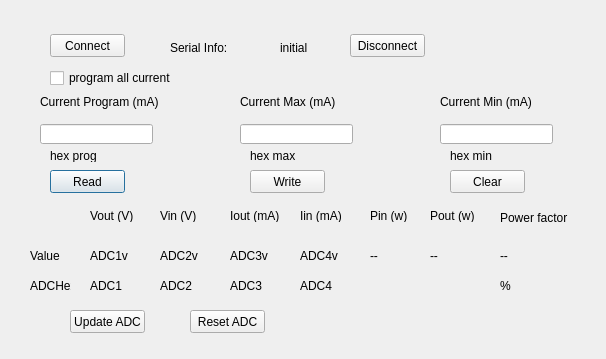
<?xml version="1.0" encoding="UTF-8"?>
<ui version="4.0">
 <class>Dialog</class>
 <widget class="QDialog" name="Dialog">
  <property name="geometry">
   <rect>
    <x>0</x>
    <y>0</y>
    <width>606</width>
    <height>359</height>
   </rect>
  </property>
  <property name="windowTitle">
   <string>GE Driver STM32 GUI</string>
  </property>
  <widget class="QLineEdit" name="lineEdit">
   <property name="geometry">
    <rect>
     <x>40</x>
     <y>124</y>
     <width>113</width>
     <height>20</height>
    </rect>
   </property>
  </widget>
  <widget class="QLabel" name="label">
   <property name="geometry">
    <rect>
     <x>40</x>
     <y>94</y>
     <width>121</width>
     <height>16</height>
    </rect>
   </property>
   <property name="text">
    <string>Current Program (mA)</string>
   </property>
  </widget>
  <widget class="QLabel" name="label_2">
   <property name="geometry">
    <rect>
     <x>240</x>
     <y>94</y>
     <width>111</width>
     <height>16</height>
    </rect>
   </property>
   <property name="text">
    <string>Current Max (mA)</string>
   </property>
  </widget>
  <widget class="QLabel" name="label_3">
   <property name="geometry">
    <rect>
     <x>440</x>
     <y>94</y>
     <width>111</width>
     <height>16</height>
    </rect>
   </property>
   <property name="text">
    <string>Current Min (mA)</string>
   </property>
  </widget>
  <widget class="QLineEdit" name="lineEdit_2">
   <property name="geometry">
    <rect>
     <x>240</x>
     <y>124</y>
     <width>113</width>
     <height>20</height>
    </rect>
   </property>
  </widget>
  <widget class="QLineEdit" name="lineEdit_3">
   <property name="geometry">
    <rect>
     <x>440</x>
     <y>124</y>
     <width>113</width>
     <height>20</height>
    </rect>
   </property>
  </widget>
  <widget class="QPushButton" name="pushButton">
   <property name="geometry">
    <rect>
     <x>50</x>
     <y>170</y>
     <width>75</width>
     <height>23</height>
    </rect>
   </property>
   <property name="text">
    <string>Read</string>
   </property>
  </widget>
  <widget class="QPushButton" name="pushButton_2">
   <property name="geometry">
    <rect>
     <x>250</x>
     <y>170</y>
     <width>75</width>
     <height>23</height>
    </rect>
   </property>
   <property name="text">
    <string>Write</string>
   </property>
  </widget>
  <widget class="QLabel" name="label_4">
   <property name="geometry">
    <rect>
     <x>90</x>
     <y>210</y>
     <width>54</width>
     <height>12</height>
    </rect>
   </property>
   <property name="text">
    <string>Vout (V)</string>
   </property>
  </widget>
  <widget class="QLabel" name="label_5">
   <property name="geometry">
    <rect>
     <x>90</x>
     <y>280</y>
     <width>54</width>
     <height>12</height>
    </rect>
   </property>
   <property name="text">
    <string>ADC1</string>
   </property>
  </widget>
  <widget class="QLabel" name="label_6">
   <property name="geometry">
    <rect>
     <x>160</x>
     <y>210</y>
     <width>54</width>
     <height>12</height>
    </rect>
   </property>
   <property name="text">
    <string>Vin (V)</string>
   </property>
  </widget>
  <widget class="QLabel" name="label_7">
   <property name="geometry">
    <rect>
     <x>160</x>
     <y>280</y>
     <width>54</width>
     <height>12</height>
    </rect>
   </property>
   <property name="text">
    <string>ADC2</string>
   </property>
  </widget>
  <widget class="QLabel" name="label_8">
   <property name="geometry">
    <rect>
     <x>230</x>
     <y>280</y>
     <width>54</width>
     <height>12</height>
    </rect>
   </property>
   <property name="text">
    <string>ADC3</string>
   </property>
  </widget>
  <widget class="QLabel" name="label_9">
   <property name="geometry">
    <rect>
     <x>230</x>
     <y>210</y>
     <width>54</width>
     <height>12</height>
    </rect>
   </property>
   <property name="text">
    <string>Iout (mA)</string>
   </property>
  </widget>
  <widget class="QLabel" name="label_10">
   <property name="geometry">
    <rect>
     <x>300</x>
     <y>280</y>
     <width>54</width>
     <height>12</height>
    </rect>
   </property>
   <property name="text">
    <string>ADC4</string>
   </property>
  </widget>
  <widget class="QLabel" name="label_11">
   <property name="geometry">
    <rect>
     <x>300</x>
     <y>210</y>
     <width>54</width>
     <height>12</height>
    </rect>
   </property>
   <property name="text">
    <string>Iin (mA)</string>
   </property>
  </widget>
  <widget class="QPushButton" name="pushButton_3">
   <property name="geometry">
    <rect>
     <x>450</x>
     <y>170</y>
     <width>75</width>
     <height>23</height>
    </rect>
   </property>
   <property name="text">
    <string>Clear</string>
   </property>
  </widget>
  <widget class="QPushButton" name="pushButton_4">
   <property name="geometry">
    <rect>
     <x>70</x>
     <y>310</y>
     <width>75</width>
     <height>23</height>
    </rect>
   </property>
   <property name="text">
    <string>Update ADC</string>
   </property>
  </widget>
  <widget class="QPushButton" name="pushButton_5">
   <property name="geometry">
    <rect>
     <x>190</x>
     <y>310</y>
     <width>75</width>
     <height>23</height>
    </rect>
   </property>
   <property name="text">
    <string>Reset ADC</string>
   </property>
  </widget>
  <widget class="QPushButton" name="pushButton_6">
   <property name="geometry">
    <rect>
     <x>50</x>
     <y>34</y>
     <width>75</width>
     <height>23</height>
    </rect>
   </property>
   <property name="text">
    <string>Connect</string>
   </property>
  </widget>
  <widget class="QLabel" name="label_12">
   <property name="geometry">
    <rect>
     <x>280</x>
     <y>40</y>
     <width>171</width>
     <height>16</height>
    </rect>
   </property>
   <property name="text">
    <string>initial</string>
   </property>
  </widget>
  <widget class="QLabel" name="label_13">
   <property name="geometry">
    <rect>
     <x>50</x>
     <y>150</y>
     <width>54</width>
     <height>12</height>
    </rect>
   </property>
   <property name="text">
    <string>hex prog</string>
   </property>
  </widget>
  <widget class="QLabel" name="label_14">
   <property name="geometry">
    <rect>
     <x>250</x>
     <y>150</y>
     <width>54</width>
     <height>12</height>
    </rect>
   </property>
   <property name="text">
    <string>hex max</string>
   </property>
  </widget>
  <widget class="QLabel" name="label_15">
   <property name="geometry">
    <rect>
     <x>450</x>
     <y>150</y>
     <width>54</width>
     <height>12</height>
    </rect>
   </property>
   <property name="text">
    <string>hex min</string>
   </property>
  </widget>
  <widget class="QLabel" name="label_16">
   <property name="geometry">
    <rect>
     <x>90</x>
     <y>250</y>
     <width>54</width>
     <height>12</height>
    </rect>
   </property>
   <property name="text">
    <string>ADC1v</string>
   </property>
  </widget>
  <widget class="QLabel" name="label_17">
   <property name="geometry">
    <rect>
     <x>160</x>
     <y>250</y>
     <width>54</width>
     <height>12</height>
    </rect>
   </property>
   <property name="text">
    <string>ADC2v</string>
   </property>
  </widget>
  <widget class="QLabel" name="label_18">
   <property name="geometry">
    <rect>
     <x>300</x>
     <y>250</y>
     <width>54</width>
     <height>12</height>
    </rect>
   </property>
   <property name="text">
    <string>ADC4v</string>
   </property>
  </widget>
  <widget class="QLabel" name="label_19">
   <property name="geometry">
    <rect>
     <x>230</x>
     <y>250</y>
     <width>54</width>
     <height>12</height>
    </rect>
   </property>
   <property name="text">
    <string>ADC3v</string>
   </property>
  </widget>
  <widget class="QLabel" name="label_20">
   <property name="geometry">
    <rect>
     <x>30</x>
     <y>280</y>
     <width>41</width>
     <height>12</height>
    </rect>
   </property>
   <property name="text">
    <string>ADCHex</string>
   </property>
  </widget>
  <widget class="QLabel" name="label_21">
   <property name="geometry">
    <rect>
     <x>30</x>
     <y>250</y>
     <width>54</width>
     <height>12</height>
    </rect>
   </property>
   <property name="text">
    <string>Value</string>
   </property>
  </widget>
  <widget class="QLabel" name="label_22">
   <property name="geometry">
    <rect>
     <x>170</x>
     <y>40</y>
     <width>81</width>
     <height>16</height>
    </rect>
   </property>
   <property name="text">
    <string>Serial Info:</string>
   </property>
  </widget>
  <widget class="QCheckBox" name="checkBox">
   <property name="geometry">
    <rect>
     <x>50</x>
     <y>70</y>
     <width>141</width>
     <height>16</height>
    </rect>
   </property>
   <property name="text">
    <string>program all current</string>
   </property>
  </widget>
  <widget class="QPushButton" name="pushButton_7">
   <property name="enabled">
    <bool>true</bool>
   </property>
   <property name="geometry">
    <rect>
     <x>350</x>
     <y>34</y>
     <width>75</width>
     <height>23</height>
    </rect>
   </property>
   <property name="text">
    <string>Disconnect</string>
   </property>
  </widget>
  <widget class="QLabel" name="label_24">
   <property name="geometry">
    <rect>
     <x>370</x>
     <y>210</y>
     <width>54</width>
     <height>12</height>
    </rect>
   </property>
   <property name="text">
    <string>Pin (w)</string>
   </property>
  </widget>
  <widget class="QLabel" name="label_25">
   <property name="geometry">
    <rect>
     <x>370</x>
     <y>250</y>
     <width>54</width>
     <height>12</height>
    </rect>
   </property>
   <property name="text">
    <string>--</string>
   </property>
  </widget>
  <widget class="QLabel" name="label_27">
   <property name="geometry">
    <rect>
     <x>430</x>
     <y>210</y>
     <width>54</width>
     <height>12</height>
    </rect>
   </property>
   <property name="text">
    <string>Pout (w)</string>
   </property>
  </widget>
  <widget class="QLabel" name="label_28">
   <property name="geometry">
    <rect>
     <x>430</x>
     <y>250</y>
     <width>54</width>
     <height>12</height>
    </rect>
   </property>
   <property name="text">
    <string>--</string>
   </property>
  </widget>
  <widget class="QLabel" name="label_29">
   <property name="geometry">
    <rect>
     <x>500</x>
     <y>280</y>
     <width>54</width>
     <height>12</height>
    </rect>
   </property>
   <property name="text">
    <string>%</string>
   </property>
  </widget>
  <widget class="QLabel" name="label_30">
   <property name="geometry">
    <rect>
     <x>500</x>
     <y>210</y>
     <width>81</width>
     <height>16</height>
    </rect>
   </property>
   <property name="text">
    <string>Power factor</string>
   </property>
  </widget>
  <widget class="QLabel" name="label_31">
   <property name="geometry">
    <rect>
     <x>500</x>
     <y>250</y>
     <width>54</width>
     <height>12</height>
    </rect>
   </property>
   <property name="text">
    <string>--</string>
   </property>
  </widget>
 </widget>
 <resources/>
 <connections>
  <connection>
   <sender>pushButton_3</sender>
   <signal>clicked()</signal>
   <receiver>lineEdit</receiver>
   <slot>clear()</slot>
   <hints>
    <hint type="sourcelabel">
     <x>90</x>
     <y>321</y>
    </hint>
    <hint type="destinationlabel">
     <x>86</x>
     <y>156</y>
    </hint>
   </hints>
  </connection>
  <connection>
   <sender>pushButton_3</sender>
   <signal>clicked()</signal>
   <receiver>lineEdit_2</receiver>
   <slot>clear()</slot>
   <hints>
    <hint type="sourcelabel">
     <x>105</x>
     <y>321</y>
    </hint>
    <hint type="destinationlabel">
     <x>278</x>
     <y>151</y>
    </hint>
   </hints>
  </connection>
  <connection>
   <sender>pushButton_3</sender>
   <signal>clicked()</signal>
   <receiver>lineEdit_3</receiver>
   <slot>clear()</slot>
   <hints>
    <hint type="sourcelabel">
     <x>70</x>
     <y>321</y>
    </hint>
    <hint type="destinationlabel">
     <x>472</x>
     <y>157</y>
    </hint>
   </hints>
  </connection>
 </connections>
</ui>
